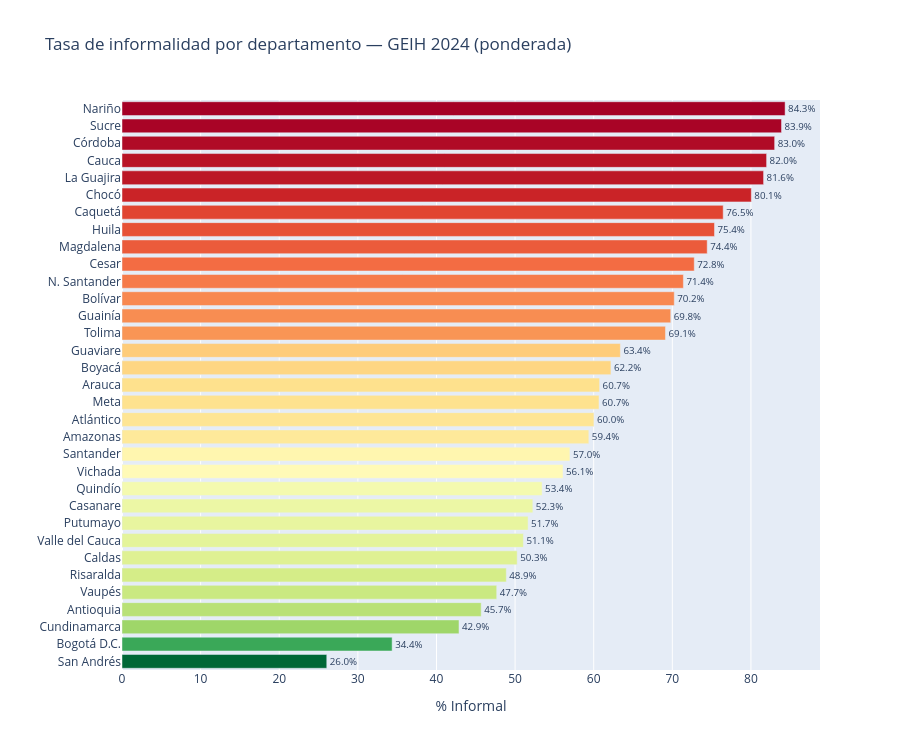

Here is the notebook cell this chart was saved with:
### Markdown cell above
---
### Informalidad por departamento

### Code cell
NOMBRES_DPTO = {
     5:'Antioquia',     8:'Atlántico',     11:'Bogotá D.C.',
    13:'Bolívar',       15:'Boyacá',        17:'Caldas',
    18:'Caquetá',       19:'Cauca',         20:'Cesar',
    23:'Córdoba',       25:'Cundinamarca',  27:'Chocó',
    41:'Huila',         44:'La Guajira',    47:'Magdalena',
    50:'Meta',          52:'Nariño',        54:'N. Santander',
    63:'Quindío',       66:'Risaralda',     68:'Santander',
    70:'Sucre',         73:'Tolima',        76:'Valle del Cauca',
    81:'Arauca',        85:'Casanare',      86:'Putumayo',
    88:'San Andrés',    91:'Amazonas',      94:'Guainía',
    95:'Guaviare',      97:'Vaupés',        99:'Vichada',
}

def tasa_pond(g):
    return (g['INFORMAL'] * g['FEX_C18']).sum() / g['FEX_C18'].sum() * 100

tasa_dpto = (
    df[df['DPTO'].notna()]
    .groupby('DPTO', observed=True)
    .apply(tasa_pond, include_groups=False)
    .reset_index()
    .rename(columns={0: 'tasa'})
    .sort_values('tasa')
)
tasa_dpto['nombre'] = tasa_dpto['DPTO'].map(NOMBRES_DPTO).fillna('DPTO ' + tasa_dpto['DPTO'].astype(str))

fig = px.bar(
    tasa_dpto, x='tasa', y='nombre', orientation='h',
    title='Tasa de informalidad por departamento — GEIH 2024 (ponderada)',
    labels={'tasa': '% Informal', 'nombre': ''},
    color='tasa', color_continuous_scale='RdYlGn_r',
    text=tasa_dpto['tasa'].round(1).astype(str) + '%',
    height=750
)
fig.update_traces(textposition='outside')
fig.update_layout(coloraxis_showscale=False)
fig.show()
fig.write_html(OUT_DIR / 'viz_02_dpto.html')

### Figure 1 — Plotly figure (JSON) as saved in the notebook; plotly's stock layout.template omitted (floating-point values rounded to 4 significant figures)
{"data": [{"hovertemplate": "% Informal=%{marker.color}<br>=%{y}<br>text=%{text}<extra></extra>", "legendgroup": "", "marker": {"color": [26.05, 34.36, 42.86, 45.69, 47.66, 48.88, 50.27, 51.06, 51.66, 52.26, 53.43, 56.09, 56.97, 59.38, 60.03, 60.67, 60.75, 62.19, 63.39, 69.13, 69.8, 70.25, 71.41, 72.79, 74.44, 75.36, 76.47, 80.05, 81.61, 81.99, 83.01, 83.89, 84.34], "coloraxis": "coloraxis", "pattern": {"shape": ""}}, "name": "", "orientation": "h", "showlegend": false, "text": ["26.0%", "34.4%", "42.9%", "45.7%", "47.7%", "48.9%", "50.3%", "51.1%", "51.7%", "52.3%", "53.4%", "56.1%", "57.0%", "59.4%", "60.0%", "60.7%", "60.7%", "62.2%", "63.4%", "69.1%", "69.8%", "70.2%", "71.4%", "72.8%", "74.4%", "75.4%", "76.5%", "80.1%", "81.6%", "82.0%", "83.0%", "83.9%", "84.3%"], "textposition": "outside", "type": "bar", "x": [26.05, 34.36, 42.86, 45.69, 47.66, 48.88, 50.27, 51.06, 51.66, 52.26, 53.43, 56.09, 56.97, 59.38, 60.03, 60.67, 60.75, 62.19, 63.39, 69.13, 69.8, 70.25, 71.41, 72.79, 74.44, 75.36, 76.47, 80.05, 81.61, 81.99, 83.01, 83.89, 84.34], "xaxis": "x", "y": ["San Andrés", "Bogotá D.C.", "Cundinamarca", "Antioquia", "Vaupés", "Risaralda", "Caldas", "Valle del Cauca", "Putumayo", "Casanare", "Quindío", "Vichada", "Santander", "Amazonas", "Atlántico", "Meta", "Arauca", "Boyacá", "Guaviare", "Tolima", "Guainía", "Bolívar", "N. Santander", "Cesar", "Magdalena", "Huila", "Caquetá", "Chocó", "La Guajira", "Cauca", "Córdoba", "Sucre", "Nariño"], "yaxis": "y"}], "layout": {"barmode": "relative", "coloraxis": {"colorbar": {"title": {"text": "% Informal"}}, "colorscale": [[0.0, "rgb(0,104,55)"], [0.1, "rgb(26,152,80)"], [0.2, "rgb(102,189,99)"], [0.3, "rgb(166,217,106)"], [0.4, "rgb(217,239,139)"], [0.5, "rgb(255,255,191)"], [0.6, "rgb(254,224,139)"], [0.7, "rgb(253,174,97)"], [0.8, "rgb(244,109,67)"], [0.9, "rgb(215,48,39)"], [1.0, "rgb(165,0,38)"]], "showscale": false}, "height": 750, "legend": {"tracegroupgap": 0}, "title": {"text": "Tasa de informalidad por departamento — GEIH 2024 (ponderada)"}, "xaxis": {"anchor": "y", "domain": [0.0, 1.0], "title": {"text": "% Informal"}}, "yaxis": {"anchor": "x", "domain": [0.0, 1.0], "title": {"text": ""}}}}
